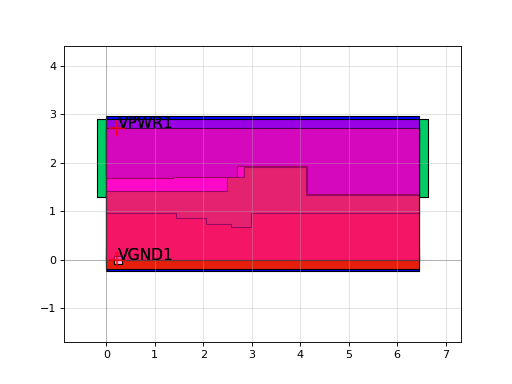

Here is the Python script that generated this plot:
import sky130

c = sky130.components.sky130_fd_sc_hd__dlrtn_2()
c.plot()
